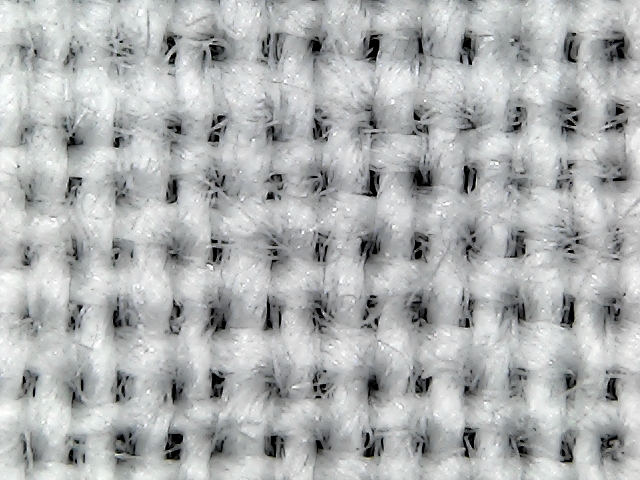
%> input picture 21.jpg, 640 x 480 px
$ octave --eval "result = HorizontalThreadCount(imread('21.jpg'));"   (GNU Octave 9; MATLAB toolbox functions it lacks are replaced by stand-ins)
%> lines starting %> are read from the running program, lines starting %| are printed output that depends on the picture; in (x1, y1, x2, y2) boxes, pixels count from 0 and x2, y2 are one past the last pixel; in counts of white or black regions, pixels touching at a corner belong together; the program's own positions count from 1
function [horizontalThreadCount] = HorizontalThreadCount(img)
%HORIZONTALTHREADCOUNT Summary of this function goes here
%   Detailed explanation goes here
I2 = im2bw(img,0.3);
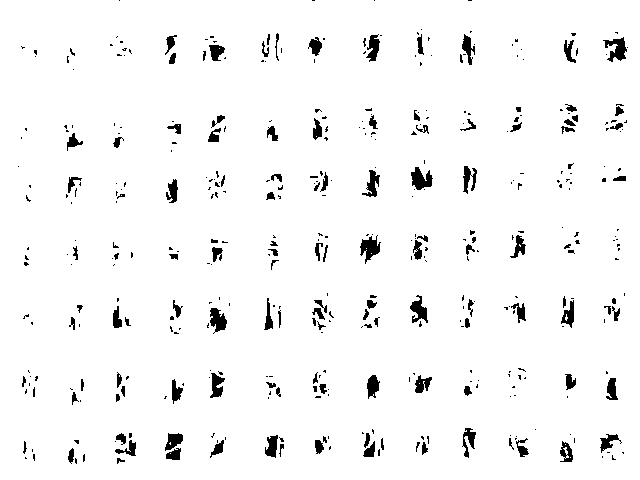
%> I2: size 480x640 logical; 96.1% white; 420 black regions (298 under 20 px), largest, box (x1, y1, x2, y2) and area: (603, 37, 627, 62) 309, (411, 167, 433, 190) 308, (360, 235, 381, 264) 305
I2 = 1-I2;
SE = strel('square',10);
SE2 = strel('line',150,0);
I3 = imdilate(I2,SE);
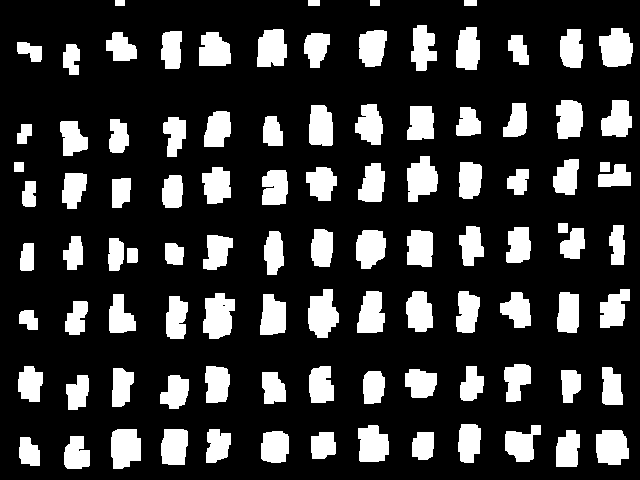
%> I3: size 480x640 double; values 0 (black) and 1 (white), 21.1% white; 99 white regions, largest, box (x1, y1, x2, y2) and area: (203, 293, 235, 339) 1117, (308, 289, 339, 338) 1080, (599, 28, 633, 67) 1033
SE = strel('square',15);
I3 = imdilate(I3,SE2);
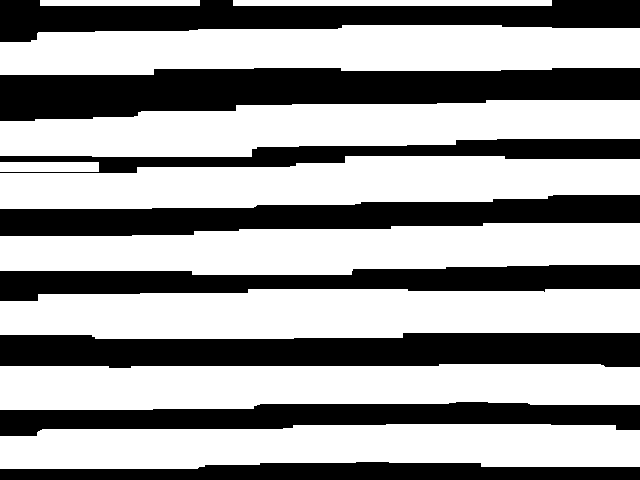
%> I3: size 480x640 double; values 0 (black) and 1 (white), 61.2% white; 8 black regions, largest, box (x1, y1, x2, y2) and area: (0, 68, 640, 121) 23406, (0, 333, 640, 368) 18937, (0, 195, 640, 236) 16256
I4 = imopen(I3,SE);
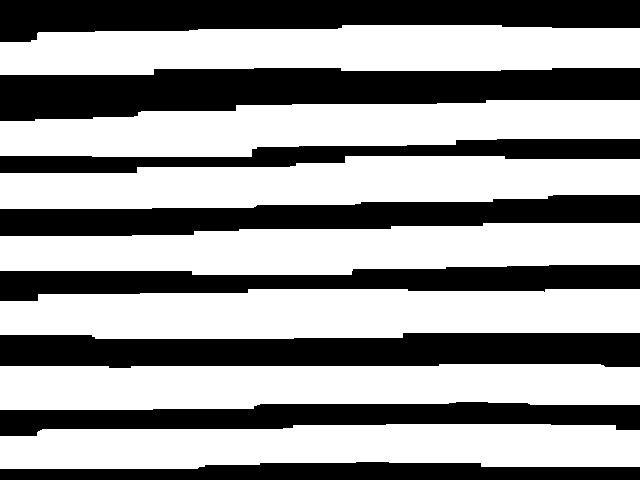
%> I4: size 480x640 double; values 0 (black) and 1 (white), 60% white; 8 black regions, largest, box (x1, y1, x2, y2) and area: (0, 68, 640, 121) 23406, (0, 333, 640, 368) 18937, (0, 0, 640, 42) 18569

imshow(I2);
imshow(I3);
imshow(I4);
I5 = 1 - I4;
imshow(I5);


[r,c,layers] = size(I5);
%> r = 480; c = 640; layers = 1

left = I5(1:2,1:c);
%> left = 640 columns, first 8: [1 1 1 1 1 1 1 1; 1 1 1 1 1 1 1 1]
right = I5(r-1:r,1:c);
%> right has the same summary as left
[B,leftItems] = bwlabel(left,8);
%> B has the same summary as left; leftItems = 1

[C,rightItems] = bwlabel(right,8);
%> C has the same summary as left; rightItems = 1

I6 = zeros(r+2,c);
I6 = 1 - I6;
I6(2:r+1,1:c) = I5;
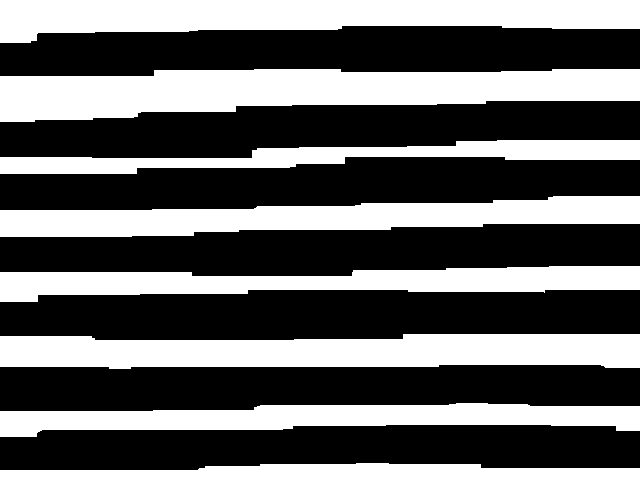
%> I6: size 482x640 double; values 0 (black) and 1 (white), 40.3% white; 8 white regions, largest, box (x1, y1, x2, y2) and area: (0, 69, 640, 122) 23406, (0, 0, 640, 43) 19209, (0, 334, 640, 369) 18937
imshow(I6);
[A,totalItems] = bwlabel(I6,8);
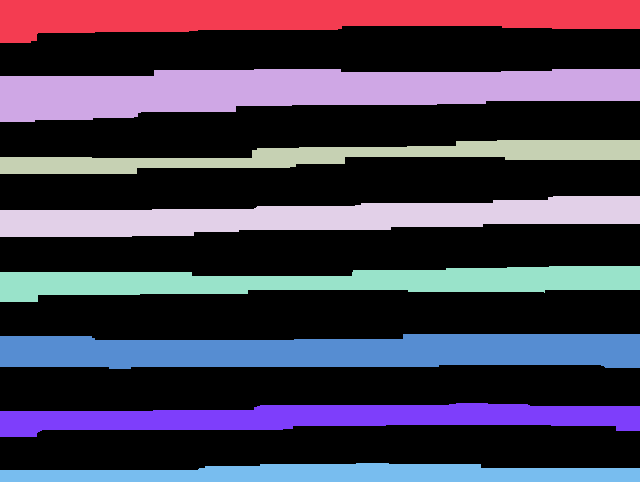
%> A: size 482x640 double; 9 distinct labels, from 0 to 8; one colour per label, 0 black
%> totalItems = 8

if leftItems == 0
    totalItems = totalItems-1;
end
if rightItems == 0
    totalItems = totalItems-1;
end


horizontalThreadCount = totalItems;
%> horizontalThreadCount = 8
end

$ run again, on 22.jpg
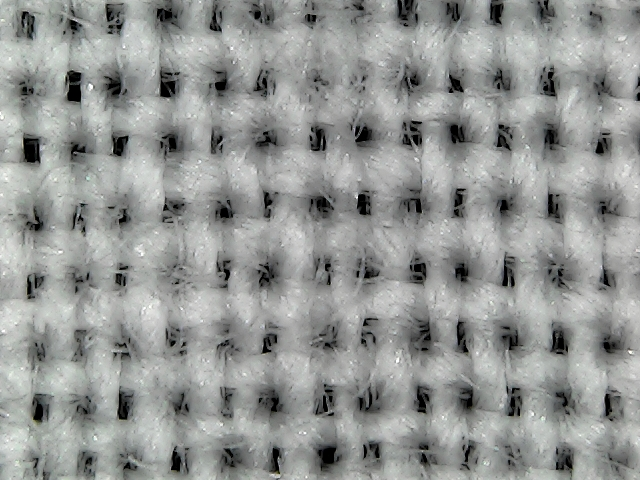
%> input picture 22.jpg, 640 x 480 px
%> in HorizontalThreadCount, `I2 = im2bw(img,0.3);`:
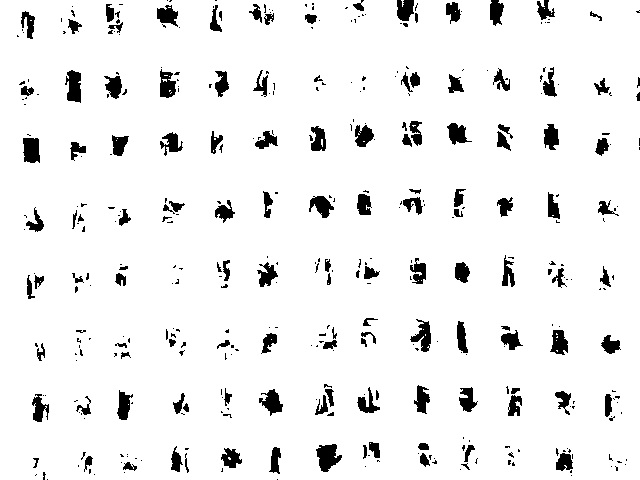
%> I2: size 480x640 logical; 93.4% white; 404 black regions (270 under 20 px), largest, box (x1, y1, x2, y2) and area: (316, 444, 342, 472) 454, (65, 70, 81, 103) 392, (23, 138, 40, 163) 374
%> I5: size 480x640 double; values 0 (black) and 1 (white), 33.8% white; 11 white regions, largest, box (x1, y1, x2, y2) and area: (0, 152, 640, 202) 18279, (0, 26, 640, 73) 17809, (0, 223, 640, 269) 16552
%> left = 640 columns, first 8: [1 1 1 1 1 1 1 1; 1 1 1 1 1 1 1 1]
%> right = 640 columns, first 8: [0 0 0 0 0 0 0 0; 0 0 0 0 0 0 0 0]
%> B has the same summary as left; leftItems = 2
%> C has the same summary as right
%> I6: size 482x640 double; values 0 (black) and 1 (white), 34% white; 9 white regions, largest, box (x1, y1, x2, y2) and area: (0, 153, 640, 203) 18279, (0, 27, 640, 74) 17809, (0, 224, 640, 270) 16552
%> in HorizontalThreadCount, `[A,totalItems] = bwlabel(I6,8);`:
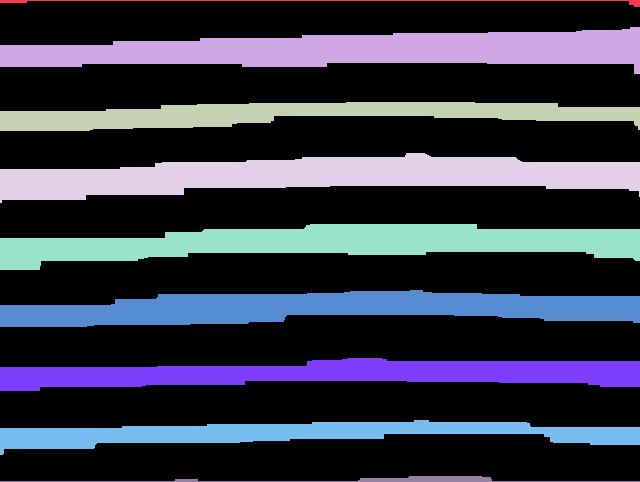
%> A: size 482x640 double; 10 distinct labels, from 0 to 9; one colour per label, 0 black
%> totalItems = 9

$ run again, on 23.jpg
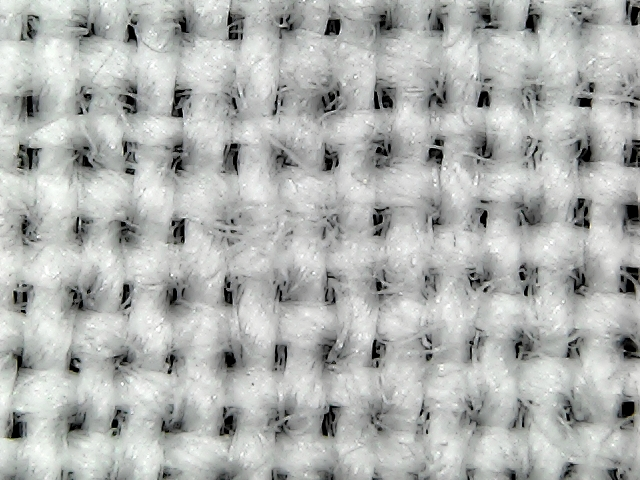
%> input picture 23.jpg, 640 x 480 px
%> in HorizontalThreadCount, `I2 = im2bw(img,0.3);`:
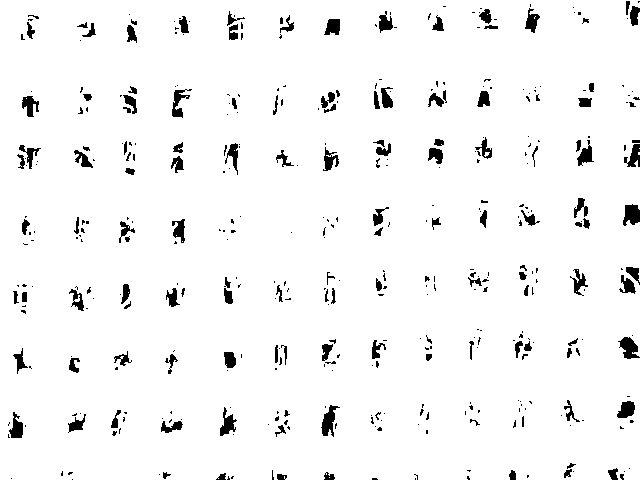
%> I2: size 480x640 logical; 95.7% white; 420 black regions (291 under 20 px), largest, box (x1, y1, x2, y2) and area: (321, 405, 340, 437) 285, (618, 337, 640, 359) 280, (623, 204, 640, 226) 276
%> I5: size 480x640 double; values 0 (black) and 1 (white), 39.3% white; 8 white regions, largest, box (x1, y1, x2, y2) and area: (0, 31, 640, 87) 22927, (0, 172, 640, 213) 17793, (0, 364, 640, 408) 16807
%> left = 640 columns, first 8: [1 1 1 1 1 1 1 1; 1 1 1 1 1 1 1 1]
%> right = 640 columns, first 8: [0 0 0 0 0 0 0 0; 0 0 0 0 0 0 0 0]
%> B has the same summary as left; leftItems = 1
%> C has the same summary as right; rightItems = 0
%> I6: size 482x640 double; values 0 (black) and 1 (white), 39.5% white; 9 white regions, largest, box (x1, y1, x2, y2) and area: (0, 32, 640, 88) 22927, (0, 173, 640, 214) 17793, (0, 365, 640, 409) 16807
%> in HorizontalThreadCount, `[A,totalItems] = bwlabel(I6,8);`:
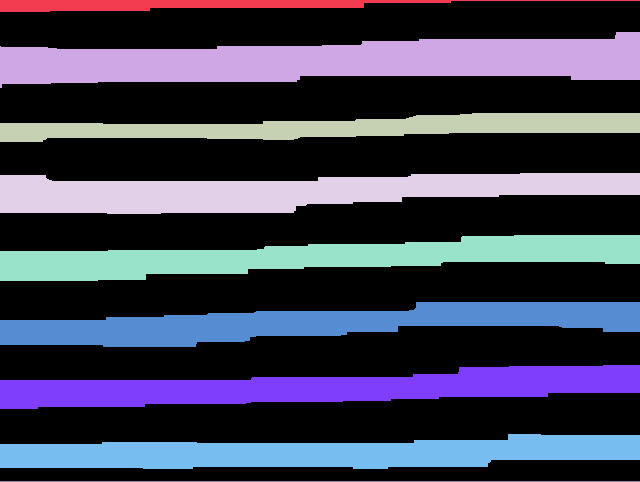
%> A: size 482x640 double; 10 distinct labels, from 0 to 9; one colour per label, 0 black
%> in HorizontalThreadCount, `[A,totalItems] = bwlabel(I6,8);`: totalItems = 9
%> in HorizontalThreadCount, `totalItems = totalItems-1;`: totalItems = 8

$ run again, on 24.jpg
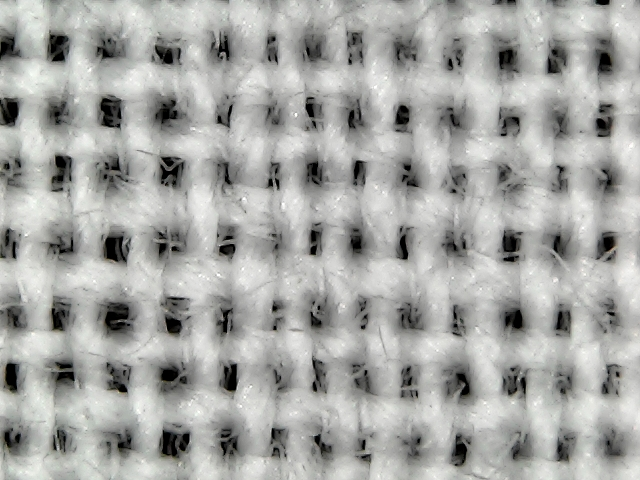
%> input picture 24.jpg, 640 x 480 px
%> in HorizontalThreadCount, `I2 = im2bw(img,0.3);`:
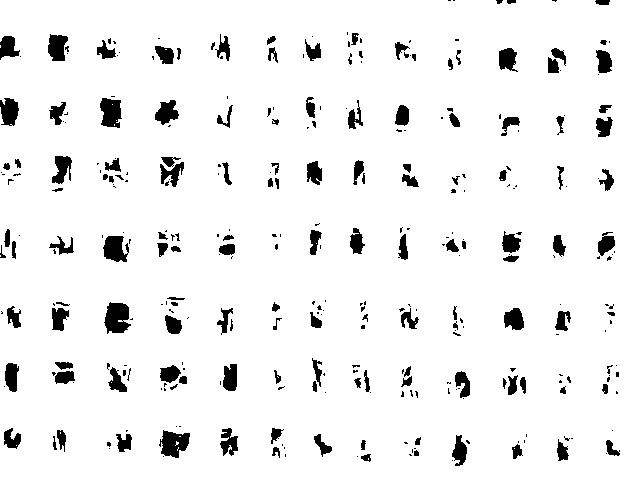
%> I2: size 480x640 logical; 93.6% white; 330 black regions (192 under 20 px), largest, box (x1, y1, x2, y2) and area: (104, 302, 131, 334) 623, (159, 430, 190, 458) 559, (100, 98, 122, 128) 504
%> I4: size 480x640 double; values 0 (black) and 1 (white), 60.7% white; 8 black regions, largest, box (x1, y1, x2, y2) and area: (0, 260, 640, 300) 19767, (0, 192, 640, 228) 17891, (0, 0, 640, 36) 17866
%> left = 640 columns, first 8: [1 1 1 1 1 1 1 1; 1 1 1 1 1 1 1 1]
%> right has the same summary as left
%> B has the same summary as left; leftItems = 1
%> C has the same summary as left
%> I6: size 482x640 double; values 0 (black) and 1 (white), 39.6% white; 8 white regions, largest, box (x1, y1, x2, y2) and area: (0, 261, 640, 301) 19767, (0, 0, 640, 37) 18506, (0, 193, 640, 229) 17891
%> in HorizontalThreadCount, `[A,totalItems] = bwlabel(I6,8);`:
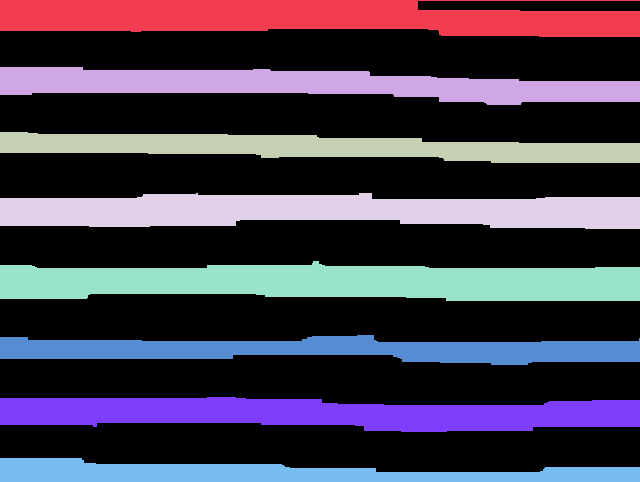
%> A: size 482x640 double; 9 distinct labels, from 0 to 8; one colour per label, 0 black
%> totalItems = 8
